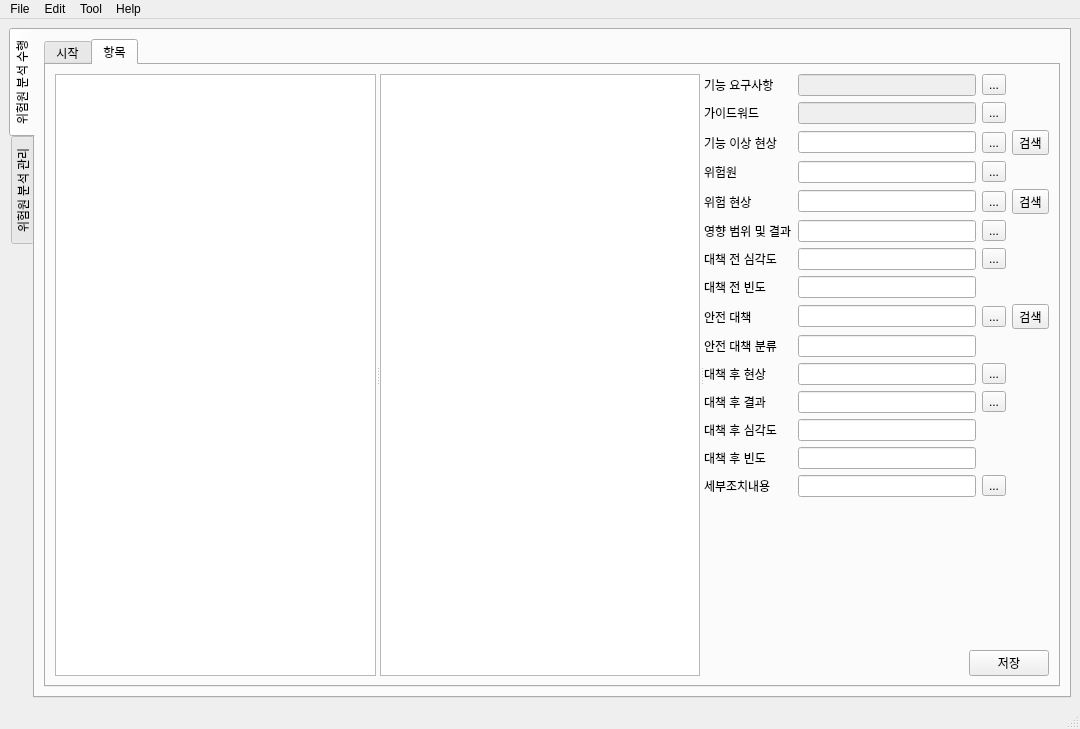
<?xml version="1.0" encoding="UTF-8"?>
<ui version="4.0">
 <class>MainWindow</class>
 <widget class="QMainWindow" name="MainWindow">
  <property name="geometry">
   <rect>
    <x>0</x>
    <y>0</y>
    <width>1080</width>
    <height>729</height>
   </rect>
  </property>
  <property name="sizePolicy">
   <sizepolicy hsizetype="Fixed" vsizetype="Expanding">
    <horstretch>0</horstretch>
    <verstretch>0</verstretch>
   </sizepolicy>
  </property>
  <property name="windowTitle">
   <string>안전성 분석 도구</string>
  </property>
  <widget class="QWidget" name="centralwidget">
   <property name="font">
    <font>
     <family>Arial</family>
    </font>
   </property>
   <layout class="QHBoxLayout" name="horizontalLayout_6">
    <item>
     <layout class="QGridLayout" name="gridLayout_2">
      <item row="0" column="0">
       <widget class="QTabWidget" name="tabWidget">
        <property name="enabled">
         <bool>true</bool>
        </property>
        <property name="sizePolicy">
         <sizepolicy hsizetype="Expanding" vsizetype="Expanding">
          <horstretch>0</horstretch>
          <verstretch>0</verstretch>
         </sizepolicy>
        </property>
        <property name="tabPosition">
         <enum>QTabWidget::West</enum>
        </property>
        <property name="currentIndex">
         <number>0</number>
        </property>
        <widget class="QWidget" name="main_tab_work">
         <attribute name="title">
          <string>위험원 분석 수행</string>
         </attribute>
         <layout class="QGridLayout" name="gridLayout_3">
          <item row="0" column="0">
           <widget class="QTabWidget" name="main_tab_work_sub_tab">
            <property name="currentIndex">
             <number>1</number>
            </property>
            <widget class="QWidget" name="start_tab">
             <attribute name="title">
              <string>시작</string>
             </attribute>
             <layout class="QGridLayout" name="gridLayout">
              <item row="0" column="0">
               <widget class="QSplitter" name="start_tab_splitter">
                <property name="sizePolicy">
                 <sizepolicy hsizetype="Minimum" vsizetype="Preferred">
                  <horstretch>0</horstretch>
                  <verstretch>0</verstretch>
                 </sizepolicy>
                </property>
                <property name="orientation">
                 <enum>Qt::Horizontal</enum>
                </property>
                <widget class="QWidget" name="verticalLayoutWidget">
                 <layout class="QVBoxLayout" name="verticalLayout_3">
                  <item>
                   <layout class="QHBoxLayout" name="horizontalLayout_7">
                    <item>
                     <widget class="QToolButton" name="toolButton">
                      <property name="text">
                       <string>Reload Icon</string>
                      </property>
                      <property name="toolButtonStyle">
                       <enum>Qt::ToolButtonTextOnly</enum>
                      </property>
                     </widget>
                    </item>
                    <item>
                     <spacer name="horizontalSpacer_4">
                      <property name="orientation">
                       <enum>Qt::Horizontal</enum>
                      </property>
                      <property name="sizeType">
                       <enum>QSizePolicy::Expanding</enum>
                      </property>
                      <property name="sizeHint" stdset="0">
                       <size>
                        <width>200</width>
                        <height>20</height>
                       </size>
                      </property>
                     </spacer>
                    </item>
                   </layout>
                  </item>
                  <item>
                   <widget class="QTreeView" name="start_tab_pm_tree_view">
                    <property name="editTriggers">
                     <set>QAbstractItemView::NoEditTriggers</set>
                    </property>
                   </widget>
                  </item>
                 </layout>
                </widget>
                <widget class="QGroupBox" name="groupBox_3">
                 <property name="sizePolicy">
                  <sizepolicy hsizetype="Expanding" vsizetype="Expanding">
                   <horstretch>0</horstretch>
                   <verstretch>0</verstretch>
                  </sizepolicy>
                 </property>
                 <property name="minimumSize">
                  <size>
                   <width>0</width>
                   <height>0</height>
                  </size>
                 </property>
                 <property name="title">
                  <string>Info</string>
                 </property>
                 <layout class="QHBoxLayout" name="horizontalLayout_8">
                  <item>
                   <widget class="QLabel" name="info_textbox">
                    <property name="sizePolicy">
                     <sizepolicy hsizetype="Expanding" vsizetype="Expanding">
                      <horstretch>0</horstretch>
                      <verstretch>0</verstretch>
                     </sizepolicy>
                    </property>
                    <property name="text">
                     <string/>
                    </property>
                    <property name="alignment">
                     <set>Qt::AlignLeading|Qt::AlignLeft|Qt::AlignTop</set>
                    </property>
                    <property name="wordWrap">
                     <bool>true</bool>
                    </property>
                   </widget>
                  </item>
                 </layout>
                </widget>
               </widget>
              </item>
             </layout>
            </widget>
            <widget class="QWidget" name="hazop_itemview_tab">
             <attribute name="title">
              <string>항목</string>
             </attribute>
             <layout class="QGridLayout" name="gridLayout_7">
              <item row="0" column="0">
               <widget class="QSplitter" name="splitter">
                <property name="orientation">
                 <enum>Qt::Horizontal</enum>
                </property>
                <widget class="QTreeView" name="hazop_itemview_1_tree">
                 <property name="sizePolicy">
                  <sizepolicy hsizetype="Minimum" vsizetype="Expanding">
                   <horstretch>0</horstretch>
                   <verstretch>0</verstretch>
                  </sizepolicy>
                 </property>
                 <property name="minimumSize">
                  <size>
                   <width>100</width>
                   <height>0</height>
                  </size>
                 </property>
                </widget>
                <widget class="QListView" name="hazop_itemview_3_funclist">
                 <property name="sizePolicy">
                  <sizepolicy hsizetype="Minimum" vsizetype="Expanding">
                   <horstretch>0</horstretch>
                   <verstretch>0</verstretch>
                  </sizepolicy>
                 </property>
                 <property name="minimumSize">
                  <size>
                   <width>100</width>
                   <height>0</height>
                  </size>
                 </property>
                </widget>
                <widget class="QWidget" name="layoutWidget">
                 <layout class="QVBoxLayout" name="hazop_itemview_4_input" stretch="0,0,0">
                  <item>
                   <layout class="QGridLayout" name="gridLayout_6">
                    <item row="13" column="1">
                     <widget class="QLabel" name="label_20">
                      <property name="text">
                       <string>대책 후 빈도</string>
                      </property>
                     </widget>
                    </item>
                    <item row="14" column="1">
                     <widget class="QLabel" name="label_19">
                      <property name="text">
                       <string>세부조치내용</string>
                      </property>
                     </widget>
                    </item>
                    <item row="0" column="3">
                     <widget class="QToolButton" name="toolButton_4">
                      <property name="text">
                       <string>...</string>
                      </property>
                     </widget>
                    </item>
                    <item row="3" column="3">
                     <widget class="QToolButton" name="toolButton_10">
                      <property name="text">
                       <string>...</string>
                      </property>
                     </widget>
                    </item>
                    <item row="10" column="3">
                     <widget class="QToolButton" name="toolButton_16">
                      <property name="text">
                       <string>...</string>
                      </property>
                     </widget>
                    </item>
                    <item row="0" column="2">
                     <widget class="QLineEdit" name="lineEdit_8">
                      <property name="enabled">
                       <bool>false</bool>
                      </property>
                     </widget>
                    </item>
                    <item row="6" column="1">
                     <widget class="QLabel" name="label_15">
                      <property name="text">
                       <string>대책 전 심각도</string>
                      </property>
                     </widget>
                    </item>
                    <item row="7" column="2">
                     <widget class="QLineEdit" name="lineEdit_28"/>
                    </item>
                    <item row="1" column="2">
                     <widget class="QLineEdit" name="lineEdit_9">
                      <property name="enabled">
                       <bool>false</bool>
                      </property>
                     </widget>
                    </item>
                    <item row="4" column="3">
                     <widget class="QToolButton" name="toolButton_11">
                      <property name="text">
                       <string>...</string>
                      </property>
                     </widget>
                    </item>
                    <item row="5" column="2">
                     <widget class="QLineEdit" name="lineEdit_13"/>
                    </item>
                    <item row="3" column="2">
                     <widget class="QLineEdit" name="lineEdit_11"/>
                    </item>
                    <item row="1" column="1">
                     <widget class="QLabel" name="label_10">
                      <property name="text">
                       <string>가이드워드</string>
                      </property>
                     </widget>
                    </item>
                    <item row="1" column="3">
                     <widget class="QToolButton" name="toolButton_8">
                      <property name="text">
                       <string>...</string>
                      </property>
                     </widget>
                    </item>
                    <item row="8" column="3">
                     <widget class="QToolButton" name="toolButton_14">
                      <property name="text">
                       <string>...</string>
                      </property>
                     </widget>
                    </item>
                    <item row="9" column="1">
                     <widget class="QLabel" name="label_17">
                      <property name="text">
                       <string>안전 대책 분류</string>
                      </property>
                     </widget>
                    </item>
                    <item row="12" column="1">
                     <widget class="QLabel" name="label_21">
                      <property name="text">
                       <string>대책 후 심각도</string>
                      </property>
                     </widget>
                    </item>
                    <item row="2" column="2">
                     <widget class="QLineEdit" name="lineEdit_10"/>
                    </item>
                    <item row="9" column="2">
                     <widget class="QLineEdit" name="lineEdit_16"/>
                    </item>
                    <item row="11" column="1">
                     <widget class="QLabel" name="label_35">
                      <property name="text">
                       <string>대책 후 결과</string>
                      </property>
                     </widget>
                    </item>
                    <item row="4" column="4">
                     <widget class="QToolButton" name="toolButton_18">
                      <property name="text">
                       <string>검색</string>
                      </property>
                     </widget>
                    </item>
                    <item row="2" column="4">
                     <widget class="QToolButton" name="toolButton_17">
                      <property name="text">
                       <string>검색</string>
                      </property>
                     </widget>
                    </item>
                    <item row="10" column="2">
                     <widget class="QLineEdit" name="lineEdit_17"/>
                    </item>
                    <item row="5" column="1">
                     <widget class="QLabel" name="label_14">
                      <property name="text">
                       <string>영향 범위 및 결과</string>
                      </property>
                     </widget>
                    </item>
                    <item row="2" column="1">
                     <widget class="QLabel" name="label_11">
                      <property name="text">
                       <string>기능 이상 현상</string>
                      </property>
                     </widget>
                    </item>
                    <item row="8" column="1">
                     <widget class="QLabel" name="label_18">
                      <property name="text">
                       <string>안전 대책</string>
                      </property>
                     </widget>
                    </item>
                    <item row="4" column="2">
                     <widget class="QLineEdit" name="lineEdit_12"/>
                    </item>
                    <item row="7" column="1">
                     <widget class="QLabel" name="label_36">
                      <property name="text">
                       <string>대책 전 빈도</string>
                      </property>
                     </widget>
                    </item>
                    <item row="2" column="3">
                     <widget class="QToolButton" name="toolButton_9">
                      <property name="text">
                       <string>...</string>
                      </property>
                     </widget>
                    </item>
                    <item row="4" column="1">
                     <widget class="QLabel" name="label_13">
                      <property name="text">
                       <string>위험 현상</string>
                      </property>
                     </widget>
                    </item>
                    <item row="0" column="1">
                     <widget class="QLabel" name="label_9">
                      <property name="text">
                       <string>기능 요구사항</string>
                      </property>
                     </widget>
                    </item>
                    <item row="8" column="2">
                     <widget class="QLineEdit" name="lineEdit_15"/>
                    </item>
                    <item row="6" column="3">
                     <widget class="QToolButton" name="toolButton_13">
                      <property name="text">
                       <string>...</string>
                      </property>
                     </widget>
                    </item>
                    <item row="10" column="1">
                     <widget class="QLabel" name="label_16">
                      <property name="text">
                       <string>대책 후 현상</string>
                      </property>
                     </widget>
                    </item>
                    <item row="6" column="2">
                     <widget class="QLineEdit" name="lineEdit_14"/>
                    </item>
                    <item row="3" column="1">
                     <widget class="QLabel" name="label_12">
                      <property name="text">
                       <string>위험원</string>
                      </property>
                     </widget>
                    </item>
                    <item row="5" column="3">
                     <widget class="QToolButton" name="toolButton_12">
                      <property name="text">
                       <string>...</string>
                      </property>
                     </widget>
                    </item>
                    <item row="11" column="2">
                     <widget class="QLineEdit" name="lineEdit_29"/>
                    </item>
                    <item row="12" column="2">
                     <widget class="QLineEdit" name="lineEdit_30"/>
                    </item>
                    <item row="13" column="2">
                     <widget class="QLineEdit" name="lineEdit_31"/>
                    </item>
                    <item row="14" column="2">
                     <widget class="QLineEdit" name="lineEdit_32"/>
                    </item>
                    <item row="11" column="3">
                     <widget class="QToolButton" name="toolButton_33">
                      <property name="text">
                       <string>...</string>
                      </property>
                     </widget>
                    </item>
                    <item row="14" column="3">
                     <widget class="QToolButton" name="toolButton_34">
                      <property name="text">
                       <string>...</string>
                      </property>
                     </widget>
                    </item>
                    <item row="8" column="4">
                     <widget class="QToolButton" name="toolButton_35">
                      <property name="text">
                       <string>검색</string>
                      </property>
                     </widget>
                    </item>
                   </layout>
                  </item>
                  <item>
                   <spacer name="verticalSpacer_2">
                    <property name="orientation">
                     <enum>Qt::Vertical</enum>
                    </property>
                    <property name="sizeHint" stdset="0">
                     <size>
                      <width>20</width>
                      <height>40</height>
                     </size>
                    </property>
                   </spacer>
                  </item>
                  <item>
                   <layout class="QHBoxLayout" name="horizontalLayout_4">
                    <item>
                     <spacer name="horizontalSpacer_5">
                      <property name="orientation">
                       <enum>Qt::Horizontal</enum>
                      </property>
                      <property name="sizeHint" stdset="0">
                       <size>
                        <width>40</width>
                        <height>20</height>
                       </size>
                      </property>
                     </spacer>
                    </item>
                    <item>
                     <widget class="QPushButton" name="pushButton">
                      <property name="text">
                       <string>저장</string>
                      </property>
                     </widget>
                    </item>
                   </layout>
                  </item>
                 </layout>
                </widget>
               </widget>
              </item>
             </layout>
            </widget>
           </widget>
          </item>
         </layout>
        </widget>
        <widget class="QWidget" name="main_tab_manage">
         <attribute name="title">
          <string>위험원 분석 관리</string>
         </attribute>
         <widget class="QColumnView" name="columnView">
          <property name="geometry">
           <rect>
            <x>200</x>
            <y>160</y>
            <width>256</width>
            <height>192</height>
           </rect>
          </property>
         </widget>
        </widget>
       </widget>
      </item>
     </layout>
    </item>
   </layout>
  </widget>
  <widget class="QStatusBar" name="statusbar"/>
  <widget class="QMenuBar" name="menubar">
   <property name="geometry">
    <rect>
     <x>0</x>
     <y>0</y>
     <width>1080</width>
     <height>21</height>
    </rect>
   </property>
   <widget class="QMenu" name="menuFile">
    <property name="title">
     <string>File</string>
    </property>
   </widget>
   <widget class="QMenu" name="menuEdit">
    <property name="title">
     <string>Edit</string>
    </property>
   </widget>
   <widget class="QMenu" name="menuTool">
    <property name="title">
     <string>Tool</string>
    </property>
    <addaction name="actionSetting"/>
   </widget>
   <widget class="QMenu" name="menuHelp">
    <property name="title">
     <string>Help</string>
    </property>
   </widget>
   <addaction name="menuFile"/>
   <addaction name="menuEdit"/>
   <addaction name="menuTool"/>
   <addaction name="menuHelp"/>
  </widget>
  <action name="action">
   <property name="text">
    <string>Server Configuration</string>
   </property>
  </action>
  <action name="actionreconnect">
   <property name="text">
    <string>reconnect</string>
   </property>
  </action>
  <action name="actionServer_Configuration">
   <property name="text">
    <string>Server Configuration</string>
   </property>
  </action>
  <action name="actionSetting">
   <property name="text">
    <string>Option</string>
   </property>
  </action>
 </widget>
 <resources/>
 <connections/>
</ui>
